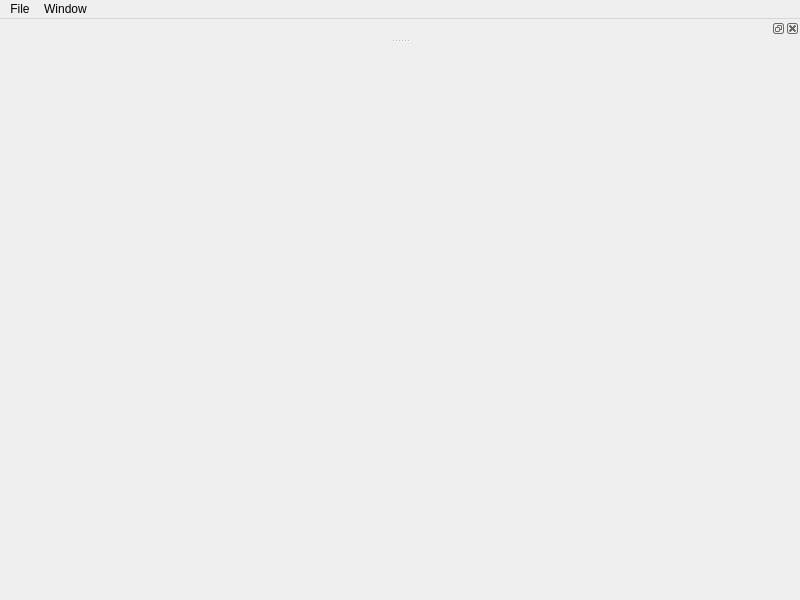
<?xml version="1.0" encoding="UTF-8"?>
<ui version="4.0">
 <class>MainWindow</class>
 <widget class="QMainWindow" name="MainWindow">
  <property name="geometry">
   <rect>
    <x>0</x>
    <y>0</y>
    <width>800</width>
    <height>600</height>
   </rect>
  </property>
  <property name="windowTitle">
   <string>MainWindow</string>
  </property>
  <widget class="QWidget" name="centralwidget"/>
  <widget class="QMenuBar" name="menubar">
   <property name="geometry">
    <rect>
     <x>0</x>
     <y>0</y>
     <width>800</width>
     <height>21</height>
    </rect>
   </property>
   <widget class="QMenu" name="menuFile">
    <property name="title">
     <string>File</string>
    </property>
    <addaction name="actionExit"/>
   </widget>
   <widget class="QMenu" name="menuWindows">
    <property name="title">
     <string>Window</string>
    </property>
   </widget>
   <addaction name="menuFile"/>
   <addaction name="menuWindows"/>
  </widget>
  <widget class="QDockWidget" name="dockWidget">
   <attribute name="dockWidgetArea">
    <number>4</number>
   </attribute>
   <widget class="QWidget" name="dockWidgetContents"/>
  </widget>
  <action name="actionExit">
   <property name="text">
    <string>Exit</string>
   </property>
  </action>
 </widget>
 <resources/>
 <connections/>
</ui>
